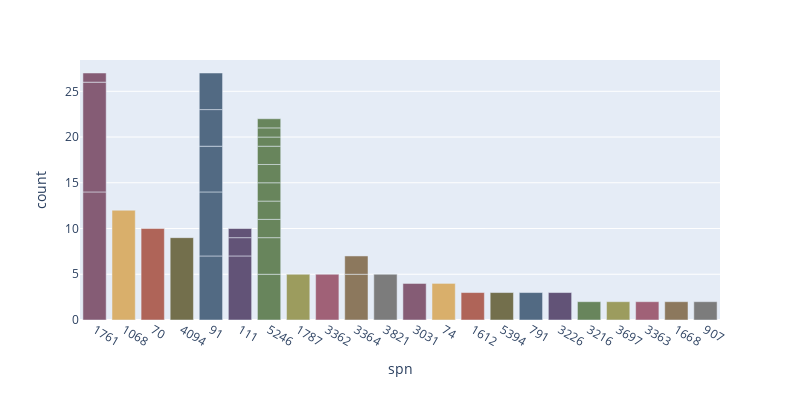

This figure's notebook cell:
### Code cell
df['spn'] = df['spn'].astype(str)

fig = px.bar(df, x='spn', y='count', hover_data=['spn', 'eventDescription'], width=800, height=400,
             color='spn', color_discrete_sequence=px.colors.qualitative.Antique)
fig.update_layout(showlegend=False)
fig.show()

### Figure 1 — Plotly figure (JSON) as saved in the notebook; plotly's stock layout.template omitted (floating-point values rounded to 4 significant figures)
{"data": [{"alignmentgroup": "True", "customdata": [["Data May Be Invalid Catalyst Tank Level"], ["Abnormal Update Rate Catalyst Tank Level"], ["Low (Severity Low) Catalyst Tank Level"]], "hovertemplate": "spn=%{x}<br>count=%{y}<br>eventDescription=%{customdata[0]}<extra></extra>", "legendgroup": "1761", "marker": {"color": "rgb(133, 92, 117)", "pattern": {"shape": ""}}, "name": "1761", "offsetgroup": "1761", "orientation": "v", "showlegend": true, "textposition": "auto", "type": "bar", "x": ["1761", "1761", "1761"], "xaxis": "x", "y": [14, 12, 1], "yaxis": "y"}, {"alignmentgroup": "True", "customdata": [["Incorrect Data Brake Signal Sensor 2"]], "hovertemplate": "spn=%{x}<br>count=%{y}<br>eventDescription=%{customdata[0]}<extra></extra>", "legendgroup": "1068", "marker": {"color": "rgb(217, 175, 107)", "pattern": {"shape": ""}}, "name": "1068", "offsetgroup": "1068", "orientation": "v", "showlegend": true, "textposition": "auto", "type": "bar", "x": ["1068"], "xaxis": "x", "y": [12], "yaxis": "y"}, {"alignmentgroup": "True", "customdata": [["Special Instructions Parking Brake Switch"]], "hovertemplate": "spn=%{x}<br>count=%{y}<br>eventDescription=%{customdata[0]}<extra></extra>", "legendgroup": "70", "marker": {"color": "rgb(175, 100, 88)", "pattern": {"shape": ""}}, "name": "70", "offsetgroup": "70", "orientation": "v", "showlegend": true, "textposition": "auto", "type": "bar", "x": ["70"], "xaxis": "x", "y": [10], "yaxis": "y"}, {"alignmentgroup": "True", "customdata": [["Low (Severity Medium) NOx limits exceeded due to Insufficient Reagent Quality"]], "hovertemplate": "spn=%{x}<br>count=%{y}<br>eventDescription=%{customdata[0]}<extra></extra>", "legendgroup": "4094", "marker": {"color": "rgb(115, 111, 76)", "pattern": {"shape": ""}}, "name": "4094", "offsetgroup": "4094", "orientation": "v", "showlegend": true, "textposition": "auto", "type": "bar", "x": ["4094"], "xaxis": "x", "y": [9], "yaxis": "y"}, {"alignmentgroup": "True", "customdata": [["High Voltage (Accelerator Pedal Position 1)"], ["Abnormal Rate of Change Accelerator Pedal Position 1"], ["Low Voltage (Accelerator Pedal Position 1)"], ["Abnormal Frequency Accelerator Pedal Position 1"], ["Low (Severity High) Accelerator Pedal Position 1"]], "hovertemplate": "spn=%{x}<br>count=%{y}<br>eventDescription=%{customdata[0]}<extra></extra>", "legendgroup": "91", "marker": {"color": "rgb(82, 106, 131)", "pattern": {"shape": ""}}, "name": "91", "offsetgroup": "91", "orientation": "v", "showlegend": true, "textposition": "auto", "type": "bar", "x": ["91", "91", "91", "91", "91"], "xaxis": "x", "y": [7, 7, 5, 4, 4], "yaxis": "y"}, {"alignmentgroup": "True", "customdata": [["Low (Severity Low) Engine Coolant Level"], ["Low (Severity Medium) Engine Coolant Level"], ["Low (Severity High) Engine Coolant Level"]], "hovertemplate": "spn=%{x}<br>count=%{y}<br>eventDescription=%{customdata[0]}<extra></extra>", "legendgroup": "111", "marker": {"color": "rgb(98, 83, 119)", "pattern": {"shape": ""}}, "name": "111", "offsetgroup": "111", "orientation": "v", "showlegend": true, "textposition": "auto", "type": "bar", "x": ["111", "111", "111"], "xaxis": "x", "y": [7, 2, 1], "yaxis": "y"}, {"alignmentgroup": "True", "customdata": [["Low (Severity Medium) NOx limits exceeded due to Insufficient Reagent Quality"], ["Special Instructions Maximum Vehicle Speed Limit"], ["Condition Exists Engine Protection Torque Derate"], ["Low (Severity Medium) Transmission Air Tank Pressure"], ["High Voltage (Catalyst Tank Heater)"], ["Condition Exists Catalyst Dosing Unit Input Lines"], ["Condition Exists Catalyst Dosing Unit Input Lines"], ["Low (Severity Medium) Engine Fuel Delivery Pressure"], ["Data May Be Invalid Catalyst Tank Level"], ["Abnormal Update Rate Catalyst Tank Level"]], "hovertemplate": "spn=%{x}<br>count=%{y}<br>eventDescription=%{customdata[0]}<extra></extra>", "legendgroup": "5246", "marker": {"color": "rgb(104, 133, 92)", "pattern": {"shape": ""}}, "name": "5246", "offsetgroup": "5246", "orientation": "v", "showlegend": true, "textposition": "auto", "type": "bar", "x": ["5246", "5246", "5246", "5246", "5246", "5246", "5246", "5246", "5246", "5246"], "xaxis": "x", "y": [5, 4, 2, 2, 2, 2, 2, 1, 1, 1], "yaxis": "y"}, {"alignmentgroup": "True", "customdata": [["Error in System Engine Torque Limit Request - Maximum Continuous"]], "hovertemplate": "spn=%{x}<br>count=%{y}<br>eventDescription=%{customdata[0]}<extra></extra>", "legendgroup": "1787", "marker": {"color": "rgb(156, 156, 94)", "pattern": {"shape": ""}}, "name": "1787", "offsetgroup": "1787", "orientation": "v", "showlegend": true, "textposition": "auto", "type": "bar", "x": ["1787"], "xaxis": "x", "y": [5], "yaxis": "y"}, {"alignmentgroup": "True", "customdata": [["Condition Exists Catalyst Dosing Unit Input Lines"]], "hovertemplate": "spn=%{x}<br>count=%{y}<br>eventDescription=%{customdata[0]}<extra></extra>", "legendgroup": "3362", "marker": {"color": "rgb(160, 97, 119)", "pattern": {"shape": ""}}, "name": "3362", "offsetgroup": "3362", "orientation": "v", "showlegend": true, "textposition": "auto", "type": "bar", "x": ["3362"], "xaxis": "x", "y": [5], "yaxis": "y"}, {"alignmentgroup": "True", "customdata": [["Abnormal Update Rate Catalyst Tank Reagent Quality"], ["Low (Severity Medium) Catalyst Tank Reagent Quality"]], "hovertemplate": "spn=%{x}<br>count=%{y}<br>eventDescription=%{customdata[0]}<extra></extra>", "legendgroup": "3364", "marker": {"color": "rgb(140, 120, 93)", "pattern": {"shape": ""}}, "name": "3364", "offsetgroup": "3364", "orientation": "v", "showlegend": true, "textposition": "auto", "type": "bar", "x": ["3364", "3364"], "xaxis": "x", "y": [5, 2], "yaxis": "y"}, {"alignmentgroup": "True", "customdata": [["Error in System Engine Exhaust Gas Recirculation (EGR) Valve 2 Control"]], "hovertemplate": "spn=%{x}<br>count=%{y}<br>eventDescription=%{customdata[0]}<extra></extra>", "legendgroup": "3821", "marker": {"color": "rgb(124, 124, 124)", "pattern": {"shape": ""}}, "name": "3821", "offsetgroup": "3821", "orientation": "v", "showlegend": true, "textposition": "auto", "type": "bar", "x": ["3821"], "xaxis": "x", "y": [5], "yaxis": "y"}, {"alignmentgroup": "True", "customdata": [["Abnormal Update Rate Catalyst Tank Temperature"]], "hovertemplate": "spn=%{x}<br>count=%{y}<br>eventDescription=%{customdata[0]}<extra></extra>", "legendgroup": "3031", "marker": {"color": "rgb(133, 92, 117)", "pattern": {"shape": ""}}, "name": "3031", "offsetgroup": "3031", "orientation": "v", "showlegend": true, "textposition": "auto", "type": "bar", "x": ["3031"], "xaxis": "x", "y": [4], "yaxis": "y"}, {"alignmentgroup": "True", "customdata": [["Special Instructions Maximum Vehicle Speed Limit"]], "hovertemplate": "spn=%{x}<br>count=%{y}<br>eventDescription=%{customdata[0]}<extra></extra>", "legendgroup": "74", "marker": {"color": "rgb(217, 175, 107)", "pattern": {"shape": ""}}, "name": "74", "offsetgroup": "74", "orientation": "v", "showlegend": true, "textposition": "auto", "type": "bar", "x": ["74"], "xaxis": "x", "y": [4], "yaxis": "y"}, {"alignmentgroup": "True", "customdata": [["Condition Exists Driver 1 working state"]], "hovertemplate": "spn=%{x}<br>count=%{y}<br>eventDescription=%{customdata[0]}<extra></extra>", "legendgroup": "1612", "marker": {"color": "rgb(175, 100, 88)", "pattern": {"shape": ""}}, "name": "1612", "offsetgroup": "1612", "orientation": "v", "showlegend": true, "textposition": "auto", "type": "bar", "x": ["1612"], "xaxis": "x", "y": [3], "yaxis": "y"}, {"alignmentgroup": "True", "customdata": [["Low (Severity Medium) NOx limits exceeded due to Insufficient Reagent Quality"]], "hovertemplate": "spn=%{x}<br>count=%{y}<br>eventDescription=%{customdata[0]}<extra></extra>", "legendgroup": "5394", "marker": {"color": "rgb(115, 111, 76)", "pattern": {"shape": ""}}, "name": "5394", "offsetgroup": "5394", "orientation": "v", "showlegend": true, "textposition": "auto", "type": "bar", "x": ["5394"], "xaxis": "x", "y": [3], "yaxis": "y"}, {"alignmentgroup": "True", "customdata": [["Low (Severity High) Wheel Sensor ABS Axle 2 Left"]], "hovertemplate": "spn=%{x}<br>count=%{y}<br>eventDescription=%{customdata[0]}<extra></extra>", "legendgroup": "791", "marker": {"color": "rgb(82, 106, 131)", "pattern": {"shape": ""}}, "name": "791", "offsetgroup": "791", "orientation": "v", "showlegend": true, "textposition": "auto", "type": "bar", "x": ["791"], "xaxis": "x", "y": [3], "yaxis": "y"}, {"alignmentgroup": "True", "customdata": [["High (Severity Medium) Aftertreatment 1 Outlet NOx"]], "hovertemplate": "spn=%{x}<br>count=%{y}<br>eventDescription=%{customdata[0]}<extra></extra>", "legendgroup": "3226", "marker": {"color": "rgb(98, 83, 119)", "pattern": {"shape": ""}}, "name": "3226", "offsetgroup": "3226", "orientation": "v", "showlegend": true, "textposition": "auto", "type": "bar", "x": ["3226"], "xaxis": "x", "y": [3], "yaxis": "y"}, {"alignmentgroup": "True", "customdata": [["Low (Severity Medium) NOx limits exceeded due to Insufficient Reagent Quality"]], "hovertemplate": "spn=%{x}<br>count=%{y}<br>eventDescription=%{customdata[0]}<extra></extra>", "legendgroup": "3216", "marker": {"color": "rgb(104, 133, 92)", "pattern": {"shape": ""}}, "name": "3216", "offsetgroup": "3216", "orientation": "v", "showlegend": true, "textposition": "auto", "type": "bar", "x": ["3216"], "xaxis": "x", "y": [2], "yaxis": "y"}, {"alignmentgroup": "True", "customdata": [["Abnormal Update Rate Particulate Trap Lamp Command"]], "hovertemplate": "spn=%{x}<br>count=%{y}<br>eventDescription=%{customdata[0]}<extra></extra>", "legendgroup": "3697", "marker": {"color": "rgb(156, 156, 94)", "pattern": {"shape": ""}}, "name": "3697", "offsetgroup": "3697", "orientation": "v", "showlegend": true, "textposition": "auto", "type": "bar", "x": ["3697"], "xaxis": "x", "y": [2], "yaxis": "y"}, {"alignmentgroup": "True", "customdata": [["High Voltage (Catalyst Tank Heater)"]], "hovertemplate": "spn=%{x}<br>count=%{y}<br>eventDescription=%{customdata[0]}<extra></extra>", "legendgroup": "3363", "marker": {"color": "rgb(160, 97, 119)", "pattern": {"shape": ""}}, "name": "3363", "offsetgroup": "3363", "orientation": "v", "showlegend": true, "textposition": "auto", "type": "bar", "x": ["3363"], "xaxis": "x", "y": [2], "yaxis": "y"}, {"alignmentgroup": "True", "customdata": [["Incorrect Data J1939 Network #4"]], "hovertemplate": "spn=%{x}<br>count=%{y}<br>eventDescription=%{customdata[0]}<extra></extra>", "legendgroup": "1668", "marker": {"color": "rgb(140, 120, 93)", "pattern": {"shape": ""}}, "name": "1668", "offsetgroup": "1668", "orientation": "v", "showlegend": true, "textposition": "auto", "type": "bar", "x": ["1668"], "xaxis": "x", "y": [2], "yaxis": "y"}, {"alignmentgroup": "True", "customdata": [["Data May Be Invalid Relative Speed; Rear Axle #1 Left Wheel"]], "hovertemplate": "spn=%{x}<br>count=%{y}<br>eventDescription=%{customdata[0]}<extra></extra>", "legendgroup": "907", "marker": {"color": "rgb(124, 124, 124)", "pattern": {"shape": ""}}, "name": "907", "offsetgroup": "907", "orientation": "v", "showlegend": true, "textposition": "auto", "type": "bar", "x": ["907"], "xaxis": "x", "y": [2], "yaxis": "y"}], "layout": {"barmode": "relative", "height": 400, "legend": {"title": {"text": "spn"}, "tracegroupgap": 0}, "margin": {"t": 60}, "showlegend": false, "width": 800, "xaxis": {"anchor": "y", "categoryarray": ["1761", "1068", "70", "4094", "91", "111", "5246", "1787", "3362", "3364", "3821", "3031", "74", "1612", "5394", "791", "3226", "3216", "3697", "3363", "1668", "907"], "categoryorder": "array", "domain": [0, 1], "title": {"text": "spn"}}, "yaxis": {"anchor": "x", "domain": [0, 1], "title": {"text": "count"}}}}
